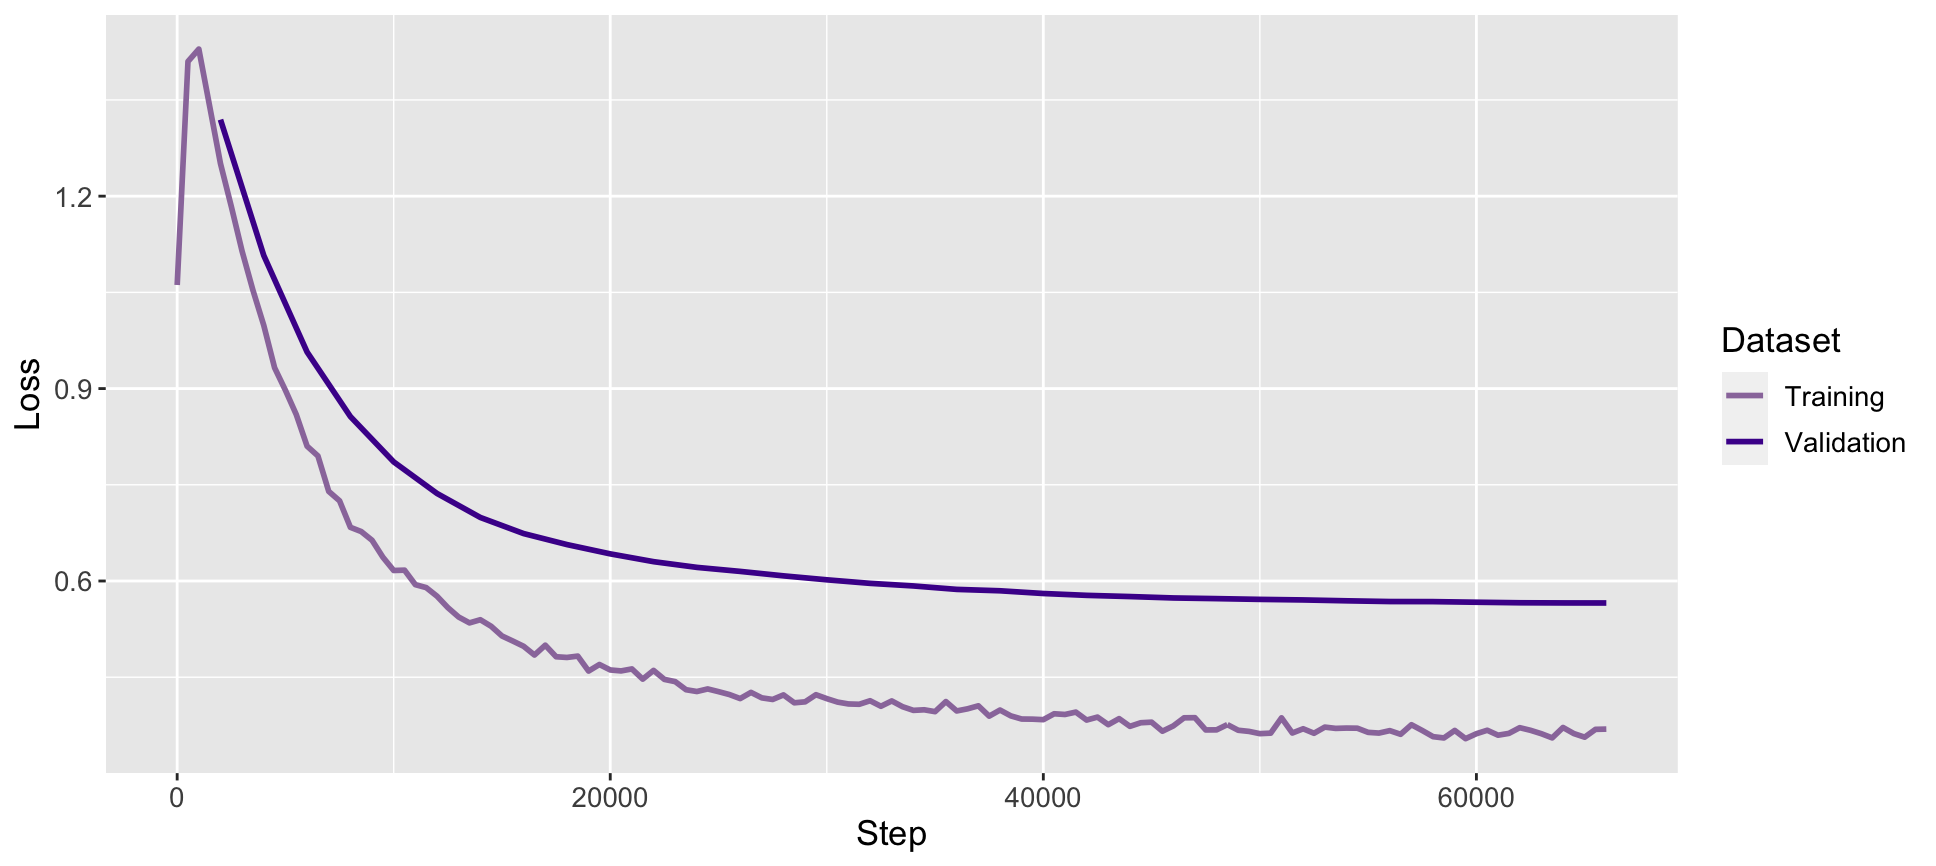

Write the R code that produced this figure.
library(tidyverse)
library(reshape2)

eval_loss <- read.csv("clip_finetune_validation_loss.csv")
training_loss <- read.csv("clip_finetune_training_loss.csv")

loss <- training_loss %>%
  left_join(eval_loss, by="Step") %>%
  rename("Training" = "Value.x", "Validation" = "Value.y") %>%
  select(c("Step", "Training", "Validation")) %>%
  melt(id.vars=c("Step")) %>%
  drop_na()

ggplot(loss, aes(x=Step, y=value, color=variable)) +
  geom_line(size=1) +
  scale_color_manual(values=c("#9B79AA", "#4C0099"))
  ylab("Loss") +
  guides(color=guide_legend(title="Dataset")) +
  theme(text = element_text(size = 13))
